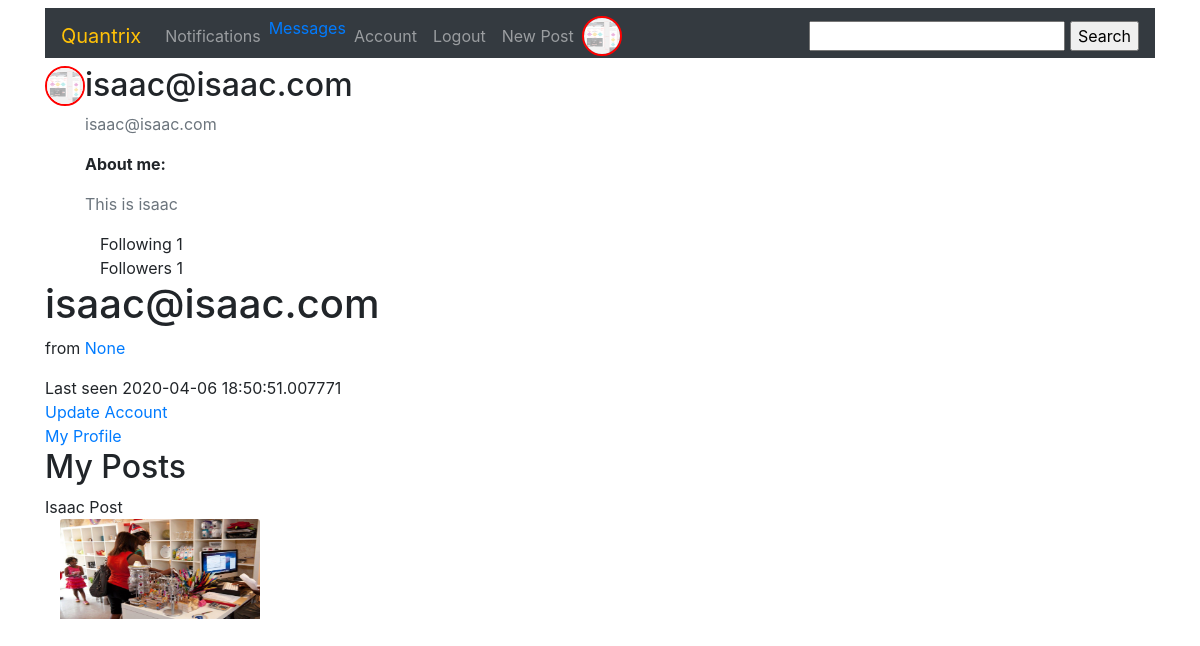
Before: /account (signed in) with the older database file.
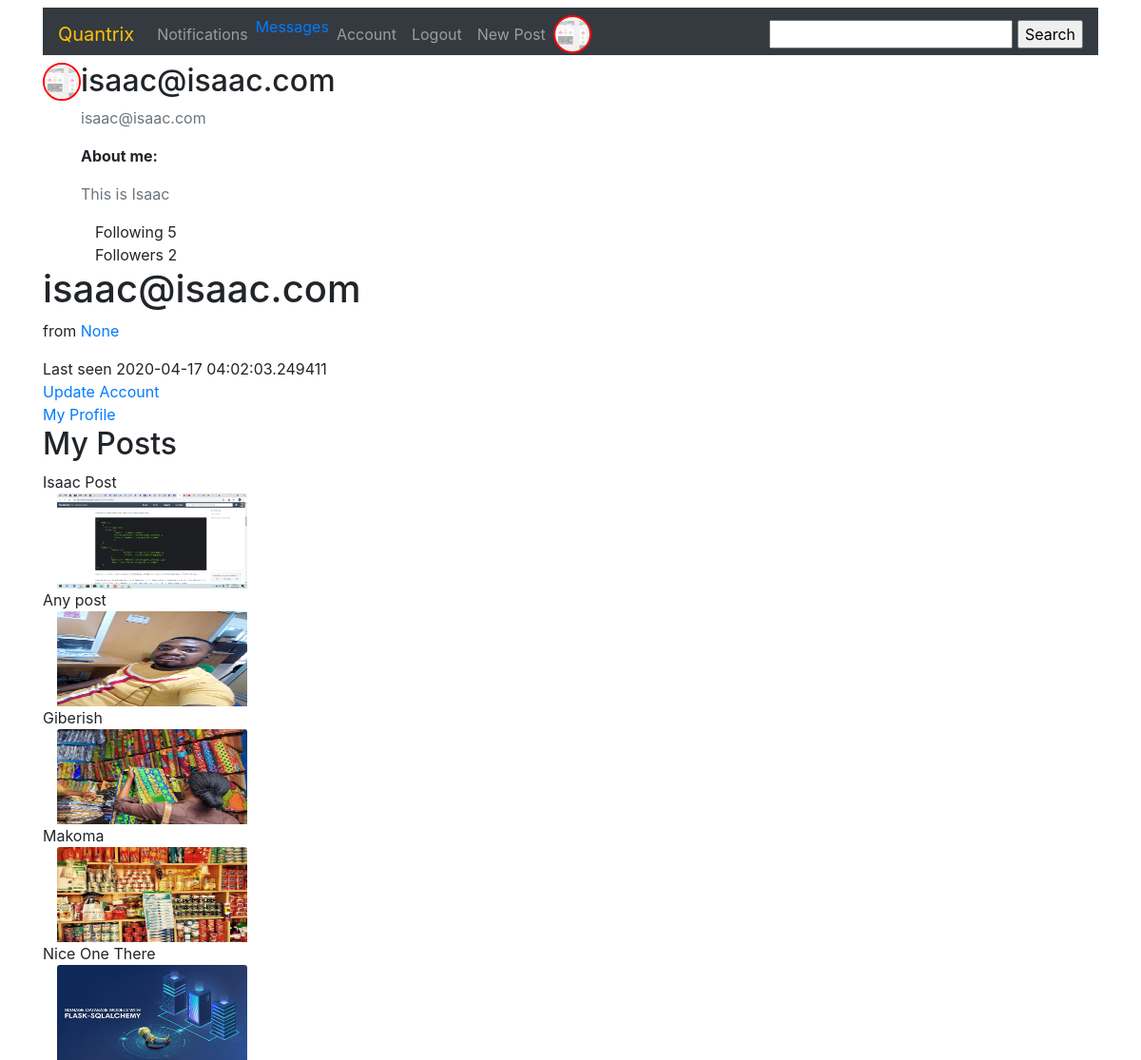
After: the same page with the newer database file.
### quandromy/database.py (models this page shows, shortened)
class User(db.Model, UserMixin): #The users mixing class helps in user management. We inherit the "is_authenticated" method from here
    __tablename__ = 'users'
    __searchable__ = ['fullname', 'username']
    id = db.Column(db.Integer, primary_key = True)
    fullname = db.Column(db.String(100), nullable = False)
    username = db.Column(db.String(20), unique = True, nullable = False, index = True)
    role_id = db.Column(db.Integer, db.ForeignKey('roles.id'))
    email = db.Column(db.String(120), unique = True, nullable = False, index = True)
    country = db.Column(db.String(200))
    about_me = db.Column(db.Text())
    member_since = db.Column(db.DateTime(), default=datetime.utcnow)
    last_seen = db.Column(db.DateTime(), default=datetime.utcnow)
    image_file = db.Column(db.String(20), nullable = False, default = 'default.png')
    last_message_read_time = db.Column(db.DateTime)
    password = db.Column(db.String(60), nullable = False)
    comments = db.relationship('Comment', backref='author', lazy='dynamic')
    Report = db.relationship('Report', backref='author', lazy='dynamic')
    Post = db.relationship('Post', backref = 'author', lazy = 'dynamic')
    followed = db.relationship('Follow',
                               foreign_keys=[Follow.follower_id],               #SQLAlchemy cannot use the association table transparently because that will not give
                               backref=db.backref('follower', lazy='joined'),   #the application access to the custom fields in it. Instead, the many-to-many relationship
                               lazy='dynamic',                                  #must be decomposed into the two basic one-to-many relationships for the left
                               cascade='all, delete-orphan')                    #and right sides, and these must be defined as standard relationships.
    followers = db.relationship('Follow',
                                foreign_keys=[Follow.followed_id],
                                backref=db.backref('followed', lazy='joined'),
                                lazy='dynamic',
                                cascade='all, delete-orphan')
    messages_sent = db.relationship('Message',
                                    foreign_keys='Message.sender_id',
                                    backref='sender', lazy='dynamic')
    messages_received = db.relationship('Message',
                                        foreign_keys='Message.recipient_id',
                                        backref='recipient', lazy='dynamic')
    def new_messages(self):
        last_read_time = self.last_message_read_time or datetime(1900, 1, 1)
        return Message.query.filter_by(recipient=self).filter(
            Message.timestamp > last_read_time).count()
    staticmethod

class Post(db.Model):
    __tablename__ = 'posts'
    __searchable__ = ['title', 'describe']
    id = db.Column(db.Integer, primary_key = True)
    date_posted = db.Column(db.DateTime, nullable = False, default = datetime.utcnow())
    title = db.Column(db.String(50), nullable = False)
    describe = db.Column(db.String, nullable = False)
    picture = db.Column(db.String(20), nullable = False, default = 'default.png')
    user_id = db.Column(db.Integer, db.ForeignKey('users.id'), nullable = False)
    comments = db.relationship('Comment', backref='post', lazy='dynamic')
    report = db.relationship('Report', backref='report', lazy='dynamic')

### quandromy/users/routes.py (the view)
@users.route('/account', methods = ["POST", 'GET'])
@login_required
def account():
    post = Post.query.filter_by(author = current_user)
    picture_file = current_user.image_file
    image_file = url_for('static', filename = 'img/' + current_user.image_file)
    return render_template('users/account.html', image_file = image_file, post = post)

### quandromy/main/forms.py
class SearchForm(FlaskForm):
    search = StringField('search', validators=[DataRequired()])

### quandromy/main/__init__.py (called while the page is built)
@main.app_context_processor
def inject_permissions():
    return dict(Permission=Permission)

### quandromy/users/routes.py (called while the page is built)
@users.before_request
def before_request():
    if current_user.is_authenticated:
        current_user.last_seen = datetime.utcnow()
        db.session.commit()
        g.search_form = SearchForm()

@login_manager.user_loader #This is reuqired to manage users by their ID's
def load_user(user_id):
    return User.query.get(int(user_id))

### quandromy/templates/users/account.html (shortened to what this page needs)
{% extends 'base.html' %}
{% block div %}
 <div class="content-section">
   <div class="media">
     <img class="rounded-circle account-img my-img" src="{{image_file}}" alt="profile pic">
     <div class="media-body">
       <h2 class="account-heading">{{current_user.username}}</h2>
       <p class="text-secondary">{{current_user.email}}</p>
       <p><span style="font-weight: bold;">About me:</span></p>
       <p class="text-secondary">{{current_user.about_me}}</p>
       <div class="col">
        Following <span>{{ current_user.followed.count() - 1 }}</span>
    </div>
    <div class="col">
      Followers <span>{{ current_user.followers.count() - 1 }}</span>
  </div>
     </div>
   </div>
   <div>
    <h1>{{ current_user.username }}</h1>
    <p>
            from <a href="http://maps.google.com/?q={{ current_user.country }}">{{ current_user.country }}</a><br>
    </p>
   </div>
   <div>Last seen {{ current_user.last_seen }}</div>
   <a href="{{url_for('users.update')}}">Update Account</a>
    <br>
  <a href="{{url_for('users.myprofile')}}">My Profile</a>
   <div>
     <h2>My Posts</h2>
     {% for p in post %}
     <div>{{p.title}}</div>
     <div class="col">
      <img src="{{url_for('static', filename = 'postpics/' + p.picture)}}" class="card-img-top" style="width: 200px; height: 200;" alt="..." width="50" height="100">
     </div>
     {% endfor %}
   </div>
 </div>
{% endblock %}

### quandromy/templates/base.html (shortened to what this page needs)
<!doctype html>
<html lang="en">
  <head>
    <link rel="stylesheet" href="https://stackpath.bootstrapcdn.com/bootstrap/4.4.1/css/bootstrap.min.css">
    <link rel="stylesheet" type="text/css" href="{{url_for('static', filename = 'css/main.css')}}">
  </head>
  {% if current_user.is_authenticated %}
  <nav class="container sticky-top navbar navbar-expand-lg navbar-dark bg-dark mb-2 mt-2">
    <a class="navbar-brand text-warning" href="{{url_for('main.index')}}" >Quantrix</a>
<div class="collapse navbar-collapse" id="navbarSupportedContent">
  <ul class="navbar-nav mr-auto">
        <li class="nav-item">
          <a class="nav-link" href="#">Notifications</a>
        </li>
        <li class="nav-item">
          <a href="{{ url_for('users.messages') }}">
            Messages
            {% set new_messages = current_user.new_messages() %}
        </a>
        </li>
        <li class="nav-item">
          <a class="nav-link" href="{{url_for('users.account')}}">Account</a>
        </li>
        <li class="nav-item">
          <a class="nav-link" href="{{url_for('users.logout')}}">Logout</a>
        </li>
        <li class="nav-item">
          <a class="nav-link" href="{{url_for('posts.new_post')}}">New Post</a>
        </li>
        <li class="nav-item">
          <img class="rounded-circle account-img my-img mr-sm-2" src="{{url_for('static', filename = 'img/' + current_user.image_file)}}" alt="profile pic">
        </li>
  </ul>
  <form style="display: inline;" action="{{ url_for('main.search') }}" method="post" name="search" placeholder="search" autocomplete="on">
        {{ g.search_form.hidden_tag() }}{{ g.search_form.search(size=20) }}
        <input type="submit" value="Search">
  </form>
</div>
</nav>
{% endif %}
  <body class = "container">
    {% block div %}{% endblock %}
  </body>
</html>

### quandromy/static/css/main.css (style rules this page uses)
.my-img { width: 40px; height: 40px; box-sizing: border-box; background-clip: content-box; rgba(0,0,0,0); border-radius: 50%; border: 2px solid red; position: relative; overflow: hidden; }
.navbar { padding-bottom: 2px; }

Changed rows visible on the page:
changed User "isaac@isaac.com": about_me "This is isaac" → "This is Isaac"; last_seen "2020-04-06 18:50:51.007771" → "2020-04-17 04:02:03.249411"
changed Post "Isaac Post": picture: a different picture
added Post: title "Any post", picture (picture)
added Post: title "Giberish", picture (picture)
added Post: title "Makoma", picture (picture)
added Post: title "Nice One There", picture (picture)
Other visible differences:
{{ current_user.followed.count() - 1 }}: "1" → "5"
{{ current_user.followers.count() - 1 }}: "1" → "2"
